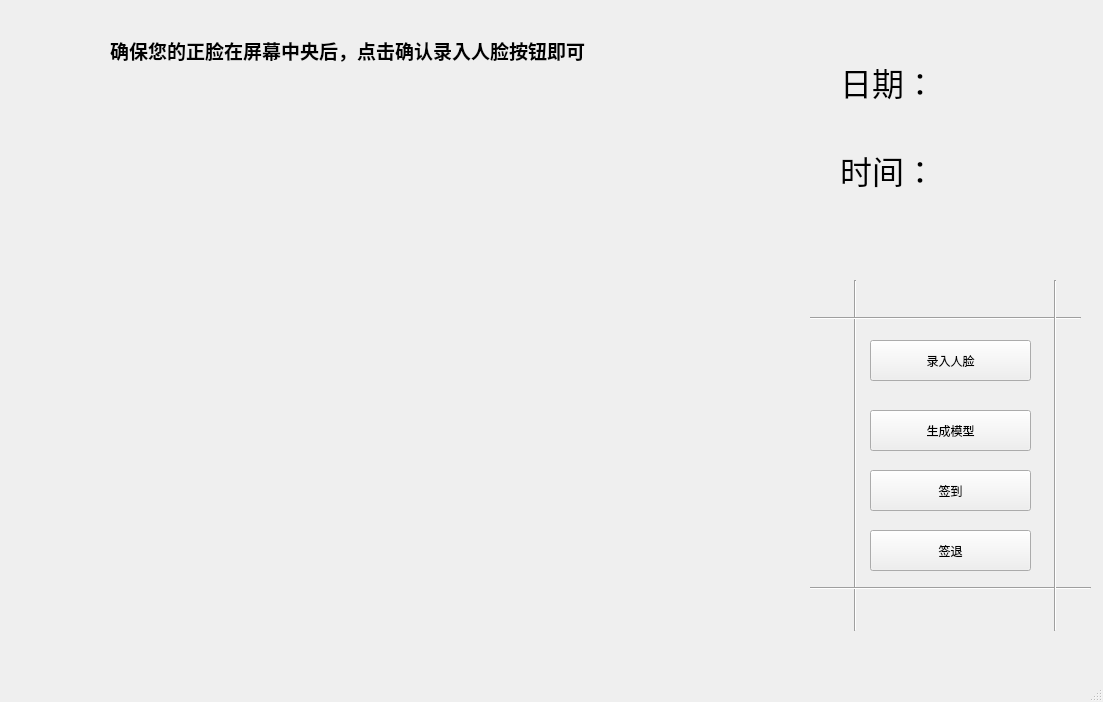
<?xml version="1.0" encoding="UTF-8"?>
<ui version="4.0">
 <class>MainWindow</class>
 <widget class="QMainWindow" name="MainWindow">
  <property name="geometry">
   <rect>
    <x>0</x>
    <y>0</y>
    <width>1103</width>
    <height>702</height>
   </rect>
  </property>
  <property name="windowTitle">
   <string>（枯叶工作室）考勤系统1.0</string>
  </property>
  <widget class="QWidget" name="centralwidget">
   <widget class="Line" name="line">
    <property name="geometry">
     <rect>
      <x>840</x>
      <y>280</y>
      <width>31</width>
      <height>351</height>
     </rect>
    </property>
    <property name="orientation">
     <enum>Qt::Vertical</enum>
    </property>
   </widget>
   <widget class="QPushButton" name="create_model">
    <property name="geometry">
     <rect>
      <x>870</x>
      <y>410</y>
      <width>161</width>
      <height>41</height>
     </rect>
    </property>
    <property name="text">
     <string>生成模型</string>
    </property>
   </widget>
   <widget class="Line" name="line_2">
    <property name="geometry">
     <rect>
      <x>810</x>
      <y>310</y>
      <width>271</width>
      <height>16</height>
     </rect>
    </property>
    <property name="orientation">
     <enum>Qt::Horizontal</enum>
    </property>
   </widget>
   <widget class="Line" name="line_3">
    <property name="geometry">
     <rect>
      <x>810</x>
      <y>580</y>
      <width>281</width>
      <height>16</height>
     </rect>
    </property>
    <property name="orientation">
     <enum>Qt::Horizontal</enum>
    </property>
   </widget>
   <widget class="QPushButton" name="sign_in">
    <property name="geometry">
     <rect>
      <x>870</x>
      <y>470</y>
      <width>161</width>
      <height>41</height>
     </rect>
    </property>
    <property name="text">
     <string>签到</string>
    </property>
   </widget>
   <widget class="QPushButton" name="sign_out">
    <property name="geometry">
     <rect>
      <x>870</x>
      <y>530</y>
      <width>161</width>
      <height>41</height>
     </rect>
    </property>
    <property name="text">
     <string>签退</string>
    </property>
   </widget>
   <widget class="Line" name="line_4">
    <property name="geometry">
     <rect>
      <x>1040</x>
      <y>280</y>
      <width>31</width>
      <height>351</height>
     </rect>
    </property>
    <property name="orientation">
     <enum>Qt::Vertical</enum>
    </property>
   </widget>
   <widget class="QPushButton" name="info_collection">
    <property name="geometry">
     <rect>
      <x>870</x>
      <y>340</y>
      <width>161</width>
      <height>41</height>
     </rect>
    </property>
    <property name="text">
     <string>录入人脸</string>
    </property>
   </widget>
   <widget class="QWidget" name="gridLayoutWidget">
    <property name="geometry">
     <rect>
      <x>840</x>
      <y>40</y>
      <width>221</width>
      <height>171</height>
     </rect>
    </property>
    <layout class="QGridLayout" name="gridLayout_2">
     <item row="0" column="1">
      <widget class="QLabel" name="Date_Label">
       <property name="text">
        <string/>
       </property>
      </widget>
     </item>
     <item row="0" column="0">
      <widget class="QLabel" name="label_3">
       <property name="font">
        <font>
         <family>Agency FB</family>
         <pointsize>24</pointsize>
        </font>
       </property>
       <property name="text">
        <string>日期：</string>
       </property>
      </widget>
     </item>
     <item row="1" column="0">
      <widget class="QLabel" name="label_5">
       <property name="font">
        <font>
         <family>Agency FB</family>
         <pointsize>24</pointsize>
        </font>
       </property>
       <property name="text">
        <string>时间：</string>
       </property>
      </widget>
     </item>
     <item row="1" column="1">
      <widget class="QLabel" name="Time_Label">
       <property name="text">
        <string/>
       </property>
      </widget>
     </item>
    </layout>
   </widget>
   <widget class="QWidget" name="verticalLayoutWidget">
    <property name="geometry">
     <rect>
      <x>30</x>
      <y>100</y>
      <width>751</width>
      <height>521</height>
     </rect>
    </property>
    <layout class="QVBoxLayout" name="verticalLayout">
     <property name="sizeConstraint">
      <enum>QLayout::SetDefaultConstraint</enum>
     </property>
     <item>
      <widget class="QLabel" name="show_face">
       <property name="enabled">
        <bool>true</bool>
       </property>
       <property name="mouseTracking">
        <bool>false</bool>
       </property>
       <property name="tabletTracking">
        <bool>false</bool>
       </property>
       <property name="layoutDirection">
        <enum>Qt::LeftToRight</enum>
       </property>
       <property name="autoFillBackground">
        <bool>true</bool>
       </property>
       <property name="frameShape">
        <enum>QFrame::NoFrame</enum>
       </property>
       <property name="frameShadow">
        <enum>QFrame::Plain</enum>
       </property>
       <property name="text">
        <string/>
       </property>
       <property name="scaledContents">
        <bool>true</bool>
       </property>
      </widget>
     </item>
    </layout>
   </widget>
   <widget class="QLabel" name="info_text">
    <property name="geometry">
     <rect>
      <x>110</x>
      <y>20</y>
      <width>611</width>
      <height>61</height>
     </rect>
    </property>
    <property name="font">
     <font>
      <family>Agency FB</family>
      <pointsize>14</pointsize>
      <weight>75</weight>
      <bold>true</bold>
     </font>
    </property>
    <property name="text">
     <string>确保您的正脸在屏幕中央后，点击确认录入人脸按钮即可</string>
    </property>
   </widget>
  </widget>
  <widget class="QMenuBar" name="menubar">
   <property name="geometry">
    <rect>
     <x>0</x>
     <y>0</y>
     <width>1103</width>
     <height>26</height>
    </rect>
   </property>
  </widget>
  <widget class="QStatusBar" name="statusbar"/>
 </widget>
 <resources/>
 <connections/>
</ui>
